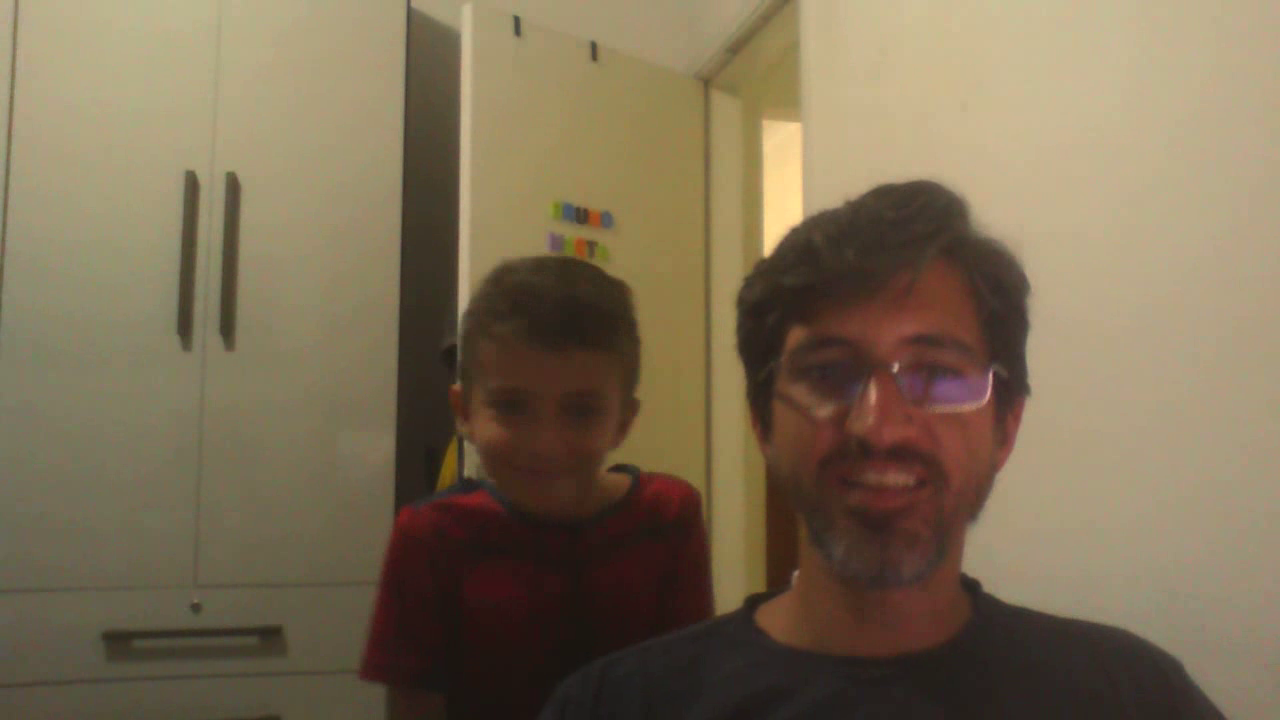
#> input picture frame 10 of PYTHON/rostosvideo.avi, 1280 x 720 px
$ python 'Identifica rosto em videos.py'
#> lines starting #> are read from the running program, lines starting #| are printed output that depends on the picture
import numpy as np

import cv2

cap = cv2.VideoCapture('rostosvideo.avi')

while(cap.isOpened()):

 ret, frame = cap.read()
#> frame is the input picture: shape (720, 1280, 3); mean B, G, R 84.5, 109.6, 125.1

 gray = cv2.cvtColor(frame, cv2.COLOR_BGR2GRAY)
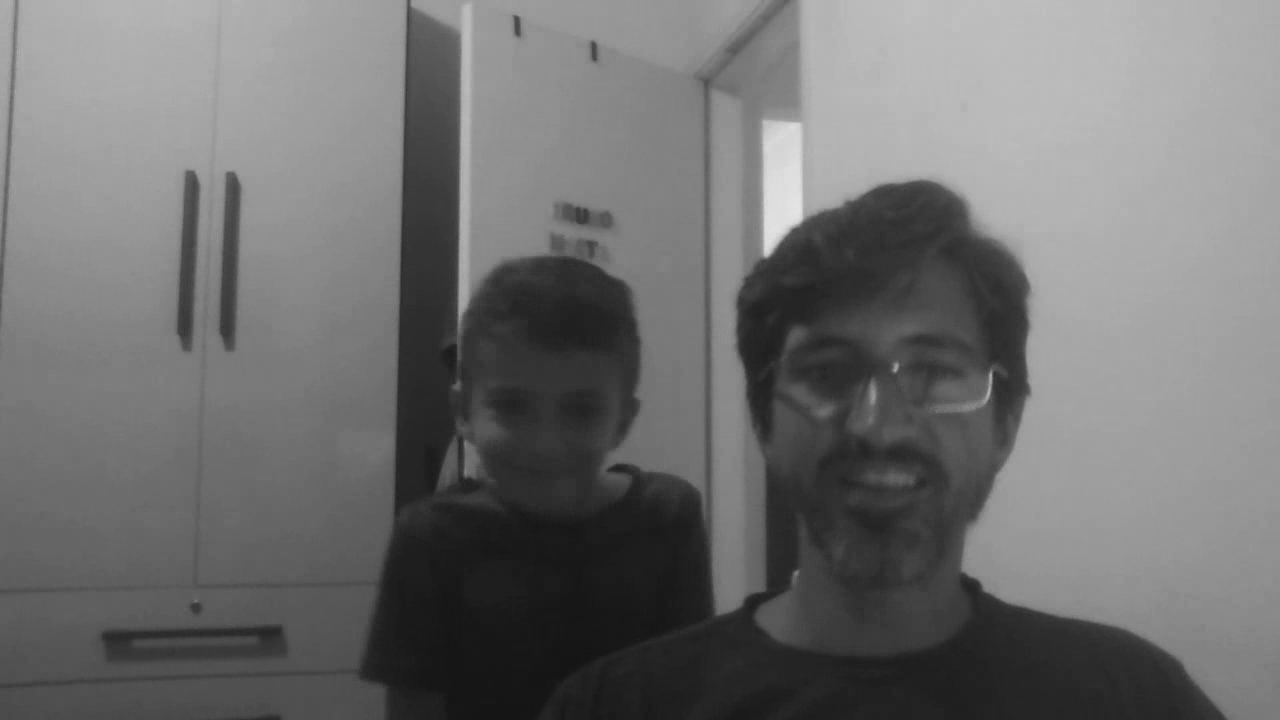
#> gray: shape (720, 1280); min 19, max 228, mean 111.3

 cv2.imshow('frame',gray)

 if cv2.waitKey(1) & 0xFF == ord('q'):

#> (key q is pressed here)
#> (the run stopped early here; a loop or call above may not have finished)

$ run again, starting later in the video
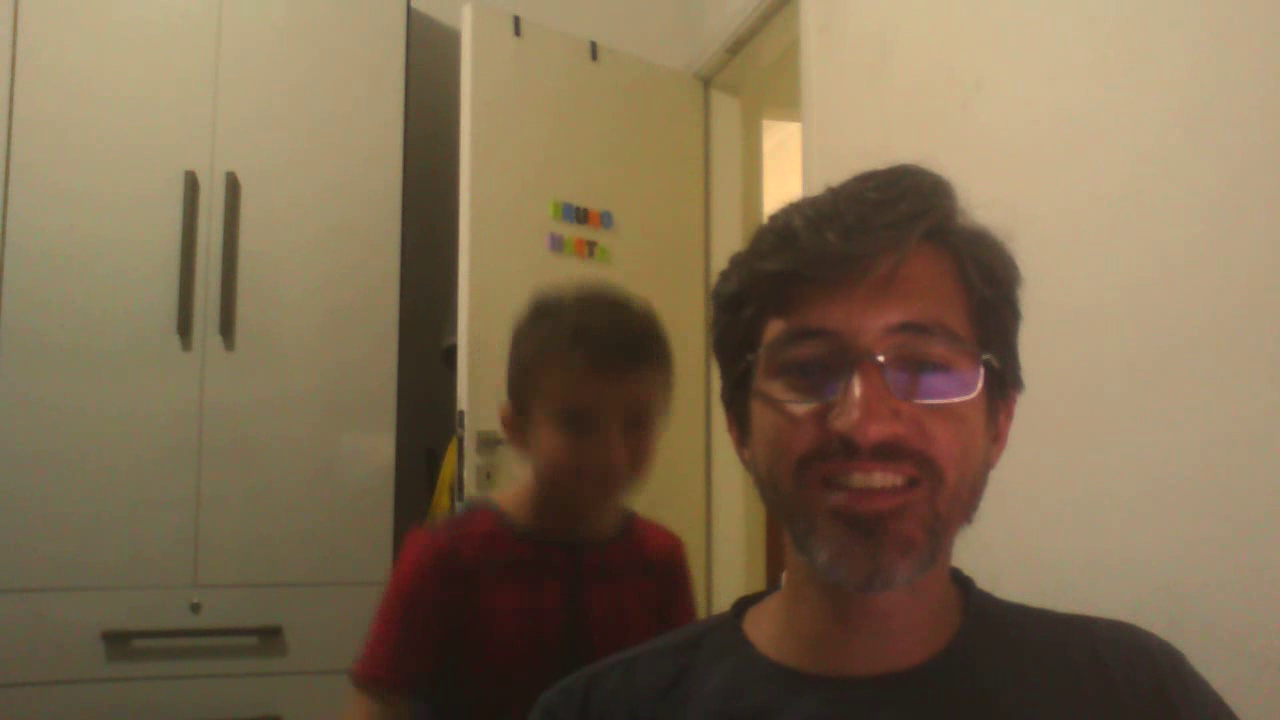
#> input picture frame 46 of PYTHON/rostosvideo.avi, 1280 x 720 px
#> frame is the input picture: shape (720, 1280, 3); mean B, G, R 81, 108.1, 127.2
#> `gray = cv2.cvtColor(frame, cv2.COLOR_BGR2GRAY)`:
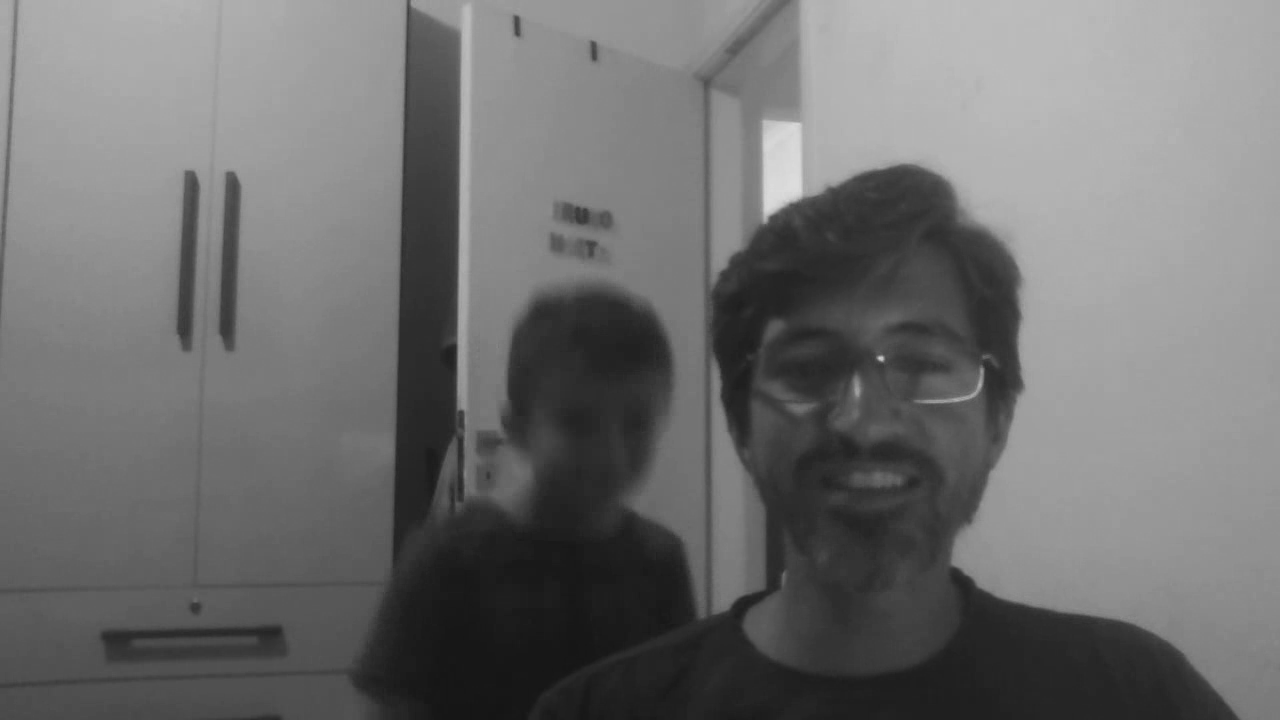
#> gray: shape (720, 1280); min 21, max 221, mean 110.7
